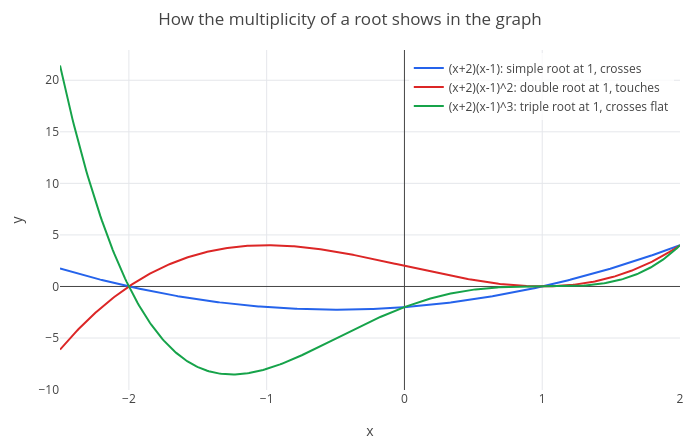

Here is the notebook cell this chart was saved with:
### Markdown cell above
## 3. Multiplicity: crossing or touching

A root can appear more than once. In $(x-1)^2(x+2)$ the root 1 has **multiplicity** 2. At a root of even multiplicity
the graph touches the axis and turns back; at a root of odd multiplicity it crosses. A triple root crosses while
flattening out:

### Code cell
a1 = (x + 2)*(x - 1);
a2 = (x + 2)*(x - 1)^2;
a3 = (x + 2)*(x - 1)^3;
p = plot(a1, a2, a3, x, -2.5, 2);
p = legend(p, "(x+2)(x-1): simple root at 1, crosses", "(x+2)(x-1)^2: double root at 1, touches", "(x+2)(x-1)^3: triple root at 1, crosses flat");
labels(title(p, "How the multiplicity of a root shows in the graph"), "x", "y")

### Figure 1 — Plotly figure (JSON) as saved in the notebook; plotly's stock layout.template omitted (floating-point values rounded to 4 significant figures; data arrays with more than 128 entries replaced by an {"elided": "..."} marker saying what was removed)
{"data": [{"line": {"color": "#2563eb", "width": 2}, "mode": "lines", "name": "(x+2)(x-1): simple root at 1, crosses", "type": "scatter", "x": {"elided": "402 float values"}, "y": {"elided": "402 float values"}}, {"line": {"color": "#dc2626", "width": 2}, "mode": "lines", "name": "(x+2)(x-1)^2: double root at 1, touches", "type": "scatter", "x": {"elided": "402 float values"}, "y": {"elided": "402 float values"}}, {"line": {"color": "#16a34a", "width": 2}, "mode": "lines", "name": "(x+2)(x-1)^3: triple root at 1, crosses flat", "type": "scatter", "x": {"elided": "402 float values"}, "y": {"elided": "402 float values"}}], "layout": {"height": 440, "legend": {"bgcolor": "rgba(255,255,255,0.8)", "x": 0.99, "xanchor": "right", "y": 0.99, "yanchor": "top"}, "margin": {"b": 50, "l": 60, "r": 20, "t": 50}, "showlegend": true, "title": {"text": "How the multiplicity of a root shows in the graph"}, "width": 700, "xaxis": {"title": {"text": "x"}, "zeroline": true}, "yaxis": {"range": [-10.04, 22.94], "title": {"text": "y"}, "zeroline": true}}}
